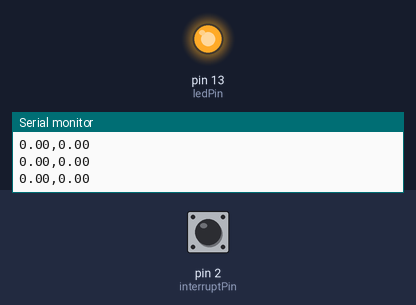
Bench run of a sketch on a simulated Arduino Uno, built with avr-gcc and run on an emulated ATmega328P. On the bench: output pins drawn as LEDs (lit = HIGH), the last lines printed to the serial monitor. The inputs (shaded band) are chosen by the test bench; at power-on: pin 2 (interruptPin) HIGH.

Above: at 1.2 s.
1.3 s: pin 2 (interruptPin) pulled LOW for 0.15 s
At 1.41 s:
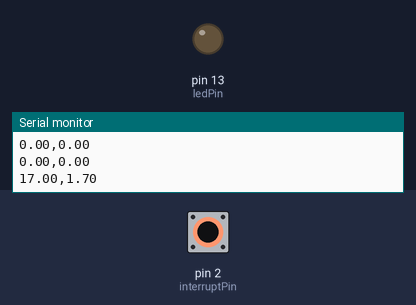
3.0 s: pin 2 (interruptPin) pulled LOW for 3.2 s
At 7.5 s:
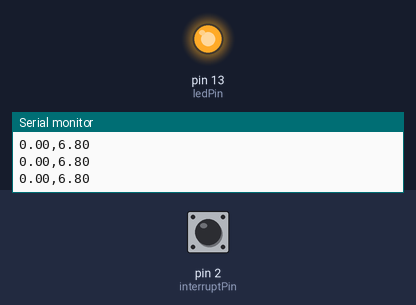
Timing chart, 0 to 9.0 s (numbered marks = the images above; inputs shaded):
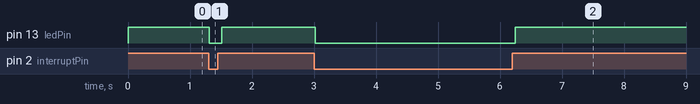

Measured:
- after the input at 1.3 s, pin 13 (ledPin): HIGH → LOW at once, → HIGH 0.20 s later
- after the input at 3.0 s, pin 13 (ledPin): HIGH → LOW at once, → HIGH 3.2 s later

The sketch:

arduino_sketch.ino
```cpp
const byte ledPin = 13;
const byte interruptPin = 2;
volatile byte state = HIGH;
unsigned long lastTime = millis();
unsigned long timeDiff = millis();

unsigned long rotations = 0;
float wheel_c = 1.7; // Circumference of wheel
float last_distance = 0;

void setup() {
  pinMode(ledPin, OUTPUT);
  pinMode(interruptPin, INPUT_PULLUP);
  attachInterrupt(digitalPinToInterrupt(interruptPin), blink, CHANGE);
  Serial.begin(9600);

}

void loop() {
  float new_distance = rotations * wheel_c;
  float diff = new_distance - last_distance;
  digitalWrite(ledPin, state);
  Serial.print(diff * 10); // m/s
  Serial.print(",");
  Serial.println(new_distance);
  delay(100);
  last_distance = new_distance;
}

void blink() {
  state = !state;
  rotations ++;
  unsigned long CurrentTime = millis();
  timeDiff = CurrentTime - lastTime;
  lastTime = CurrentTime;
}
```
